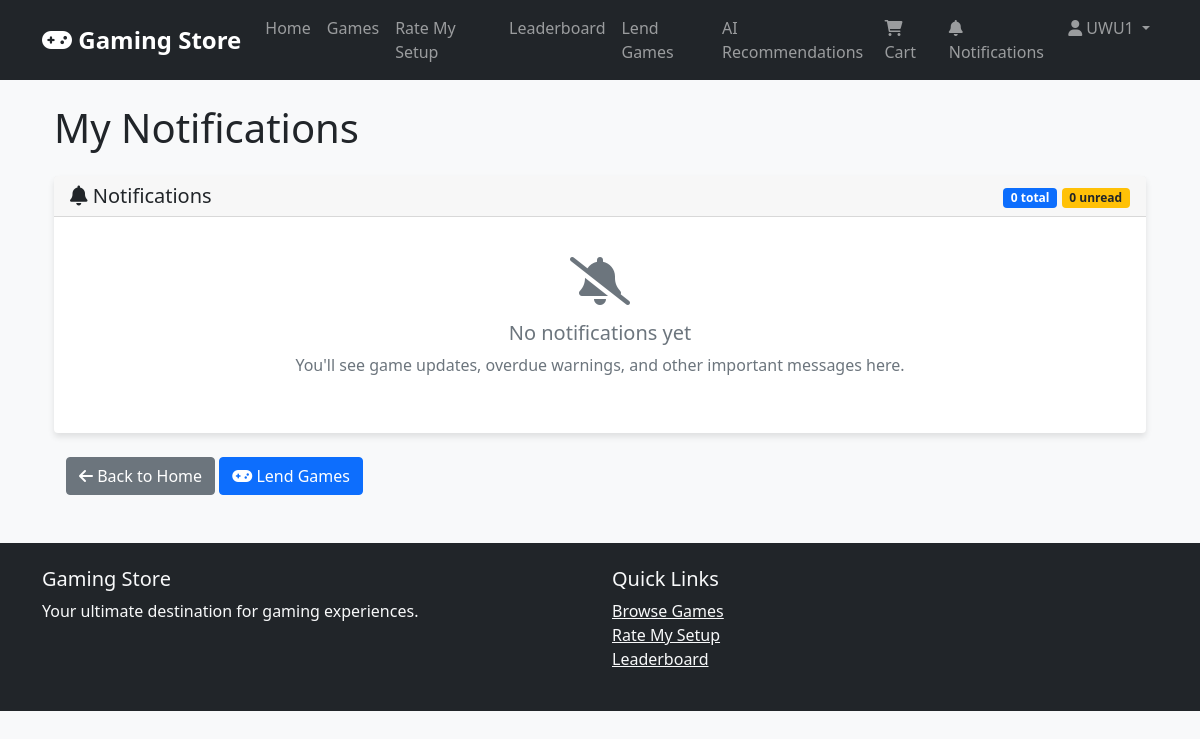
Page /notifications (signed in) on the earlier database version.
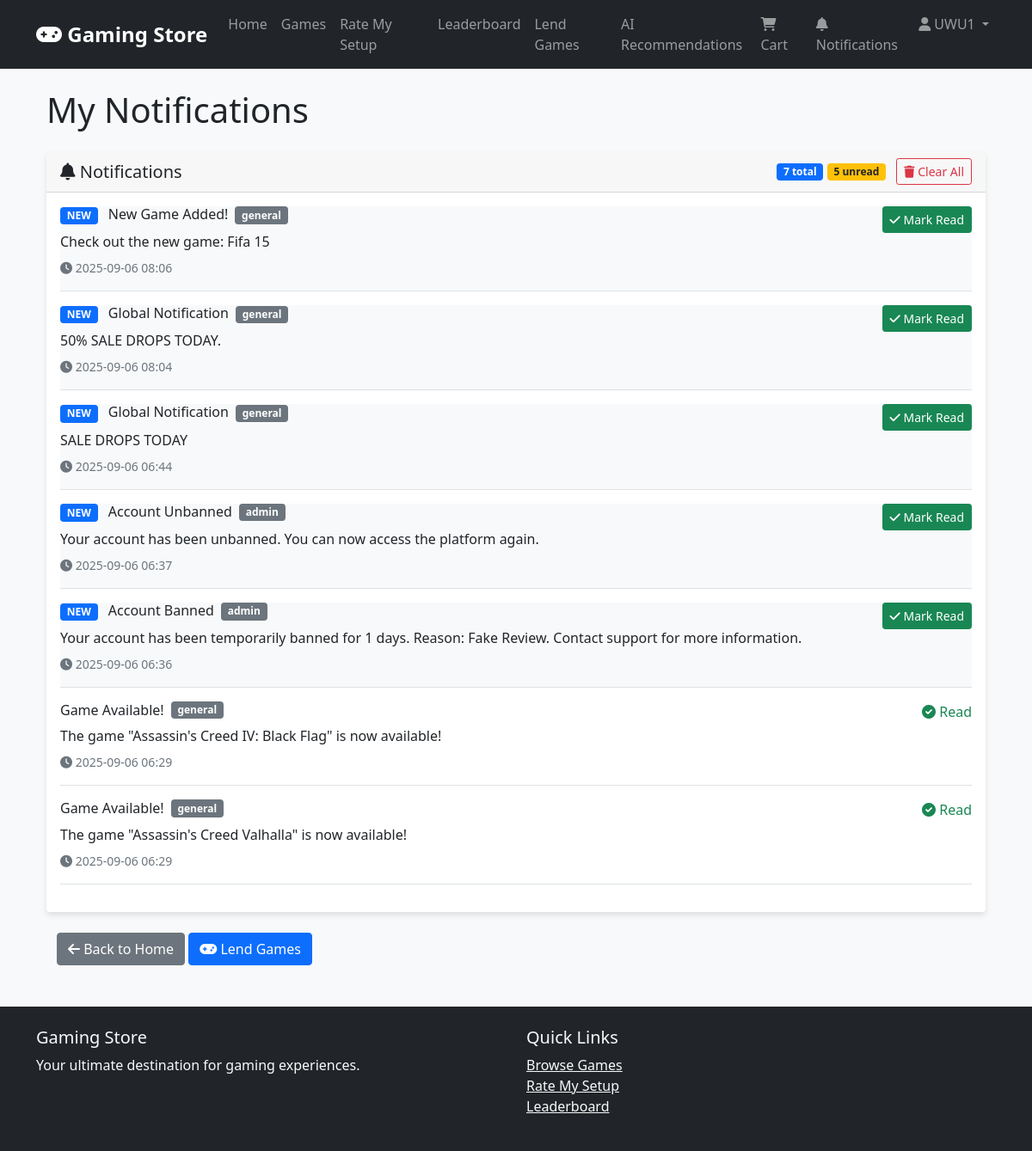
Same page on the later database version.
### app.py (models this page shows)
class Notification(db.Model):
    id = db.Column(db.Integer, primary_key=True)
    user_id = db.Column(db.Integer, db.ForeignKey('user.id'), nullable=False)
    title = db.Column(db.String(200), nullable=False)
    message = db.Column(db.Text, nullable=False)
    is_read = db.Column(db.Boolean, default=False)
    notification_type = db.Column(db.String(50), default='general')  # 'overdue', 'admin', 'general'
    created_at = db.Column(db.DateTime, default=datetime.utcnow)
    user = db.relationship('User', backref='notifications')

### app.py (the view)
@app.route('/notifications')
@login_required
def user_notifications():
    notifications = Notification.query.filter_by(user_id=current_user.id).order_by(Notification.created_at.desc()).all()
    return render_template('notifications.html', notifications=notifications)

### app.py (called while the page is built, shortened)
@login_manager.user_loader
def load_user(user_id):
    return User.query.get(int(user_id))

def check_overdue_games():
    current_time = datetime.utcnow()
    overdue_lendings = GameLending.query.filter(
        GameLending.borrower_id.isnot(None),
        GameLending.is_returned == False,
        GameLending.return_date < current_time,
        GameLending.overdue_notification_sent == False
    ).all()
    db.session.commit()
    return len(overdue_lendings)

def check_expired_bans():
    current_time = datetime.utcnow()
    expired_bans = User.query.filter(
        User.is_banned == True,
        User.ban_duration_days.isnot(None),
        User.banned_at.isnot(None)
    ).all()
    if expired_bans:
        db.session.commit()
        return len(expired_bans)
    return 0

### templates/notifications.html (shortened to what the changed rows need)
{% extends "base.html" %}
{% block content %}
<div class="container mt-4">
    <h1 class="mb-4">My Notifications</h1>
    <div class="row">
        <div class="col-md-12">
            <div class="card">
                <div class="card-header d-flex justify-content-between align-items-center">
                    <div>
                        <span class="badge bg-primary">{{ notifications|length }} total</span>
                        <span class="badge bg-warning text-dark">{{ notifications|selectattr('is_read', 'equalto', false)|list|length }} unread</span>
                        {% if notifications %}
                        <form action="{{ url_for('clear_all_notifications') }}" method="post" style="display: inline;" class="ms-2">
                            <button type="submit" class="btn btn-outline-danger btn-sm" onclick="return confirm('Are you sure you want to clear all notifications?')">
                                <i class="fas fa-trash"></i> Clear All
                            </button>
                        </form>
                        {% endif %}
                    </div>
                </div>
                <div class="card-body">
                    {% if notifications %}
                        {% for notification in notifications %}
                        <div class="border-bottom pb-3 mb-3 {% if not notification.is_read %}bg-light{% endif %}">
                            <div class="d-flex justify-content-between align-items-start">
                                <div class="flex-grow-1">
                                    <div class="d-flex align-items-center mb-2">
                                        <h6 class="mb-0 me-2">
                                            {% if not notification.is_read %}
                                            <span class="badge bg-primary me-2">NEW</span>
                                            {% endif %}
                                            {{ notification.title }}
                                        </h6>
                                        <span class="badge bg-secondary">{{ notification.notification_type }}</span>
                                    </div>
                                    <p class="mb-2">{{ notification.message }}</p>
                                    <div class="small text-muted">
                                        <i class="fas fa-clock"></i> {{ notification.created_at.strftime('%Y-%m-%d %H:%M') }}
                                    </div>
                                </div>
                                <div class="ms-3">
                                    {% if not notification.is_read %}
                                    <form action="{{ url_for('mark_notification_read', notification_id=notification.id) }}" method="post" style="display: inline;">
                                        <button type="submit" class="btn btn-success btn-sm">
                                            <i class="fas fa-check"></i> Mark Read
                                        </button>
                                    </form>
                                    {% else %}
                                    <span class="text-success">
                                        <i class="fas fa-check-circle"></i> Read
                                    </span>
                                    {% endif %}
                                </div>
                            </div>
                        </div>
                        {% endfor %}
                    {% else %}
                        <div class="text-center py-4">
                            <i class="fas fa-bell-slash fa-3x text-muted mb-3"></i>
                            <h5 class="text-muted">No notifications yet</h5>
                            <p class="text-muted">You'll see game updates, overdue warnings, and other important messages here.</p>
                        </div>
                    {% endif %}
                </div>
            </div>
        </div>
    </div>
</div>
{% endblock %}

Differences in the rows shown:
added Notification: is_read "NEW", title "New Game Added!", notification_type "general", message "Check out the new game: Fifa 15", created_at "2025-09-06 08:06"
added Notification: is_read "NEW", title "Global Notification", notification_type "general", message "50% SALE DROPS TODAY.", created_at "2025-09-06 08:04"
added Notification: is_read "NEW", title "Global Notification", notification_type "general", message "SALE DROPS TODAY", created_at "2025-09-06 06:44"
added Notification: is_read "NEW", title "Account Unbanned", notification_type "admin", message "Your account has been unbanned. You can now access the platform again.", created_at "2025-09-06 06:37"
added Notification: is_read "NEW", title "Account Banned", notification_type "admin", message "Your account has been temporarily banned for 1 days. Reason: Fake Review. Contact support for more information.", created_at "2025-09-06 06:36"
added Notification: title "Game Available!", notification_type "general", message "The game \"Assassin's Creed IV: Black Flag\" is now available!", created_at "2025-09-06 06:29", is_read True (drawn)
added Notification: title "Game Available!", notification_type "general", message "The game \"Assassin's Creed Valhalla\" is now available!", created_at "2025-09-06 06:29", is_read True (drawn)
Other differences:
{{ notifications|length }}: "0" → "7"
{{ notifications|selectattr('is_read', 'equalto', false)|list|length }}: "0" → "5"
text no longer shown: "No notifications yet You'll see game updates, overdue warnings, and other important messages here."
text now shown: "Clear All"
